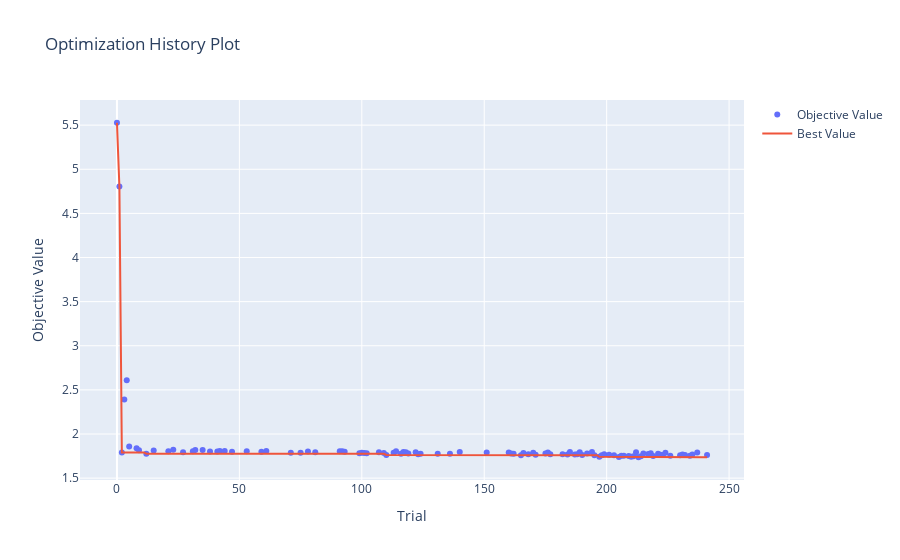

Source (notebook cell):
### Code cell
fig = optuna.visualization.plot_optimization_history(study)
fig.show()

### Figure 1 — Plotly figure (JSON) as saved in the notebook; plotly's stock layout.template omitted (floating-point values rounded to 4 significant figures; data arrays with more than 128 entries replaced by an {"elided": "..."} marker saying what was removed)
{"data": [{"mode": "markers", "name": "Objective Value", "type": "scatter", "x": [0, 1, 2, 3, 4, 5, 8, 9, 12, 15, 21, 23, 27, 31, 32, 35, 38, 41, 42, 44, 47, 53, 59, 61, 71, 75, 78, 81, 91, 92, 93, 99, 100, 101, 102, 107, 109, 110, 113, 114, 116, 117, 118, 119, 122, 123, 124, 131, 136, 140, 151, 160, 161, 162, 165, 166, 168, 170, 171, 175, 176, 177, 182, 184, 185, 187, 188, 189, 190, 192, 194, 195, 197, 198, 199, 201, 203, 205, 206, 207, 209, 210, 211, 212, 213, 214, 215, 217, 218, 219, 221, 222, 223, 224, 226, 230, 231, 232, 234, 235, 237, 241], "y": [5.527, 4.806, 1.791, 2.392, 2.608, 1.858, 1.838, 1.816, 1.777, 1.813, 1.806, 1.821, 1.795, 1.805, 1.82, 1.818, 1.803, 1.802, 1.807, 1.808, 1.799, 1.804, 1.798, 1.807, 1.788, 1.788, 1.803, 1.794, 1.803, 1.804, 1.8, 1.783, 1.788, 1.785, 1.782, 1.793, 1.784, 1.762, 1.786, 1.805, 1.775, 1.797, 1.794, 1.778, 1.794, 1.77, 1.777, 1.777, 1.776, 1.798, 1.789, 1.789, 1.779, 1.777, 1.76, 1.786, 1.771, 1.789, 1.764, 1.78, 1.789, 1.77, 1.77, 1.766, 1.797, 1.768, 1.772, 1.794, 1.762, 1.779, 1.798, 1.76, 1.742, 1.76, 1.77, 1.766, 1.76, 1.74, 1.753, 1.755, 1.751, 1.741, 1.748, 1.793, 1.737, 1.749, 1.778, 1.774, 1.782, 1.751, 1.775, 1.764, 1.762, 1.787, 1.755, 1.759, 1.767, 1.763, 1.754, 1.769, 1.789, 1.762]}, {"mode": "lines", "name": "Best Value", "type": "scatter", "x": {"elided": "242 int values"}, "y": {"elided": "242 float values"}}, {"marker": {"color": "#cccccc"}, "mode": "markers", "name": "Infeasible Trial", "showlegend": false, "type": "scatter", "x": [], "y": []}], "layout": {"title": {"text": "Optimization History Plot"}, "xaxis": {"title": {"text": "Trial"}}, "yaxis": {"title": {"text": "Objective Value"}}}}
